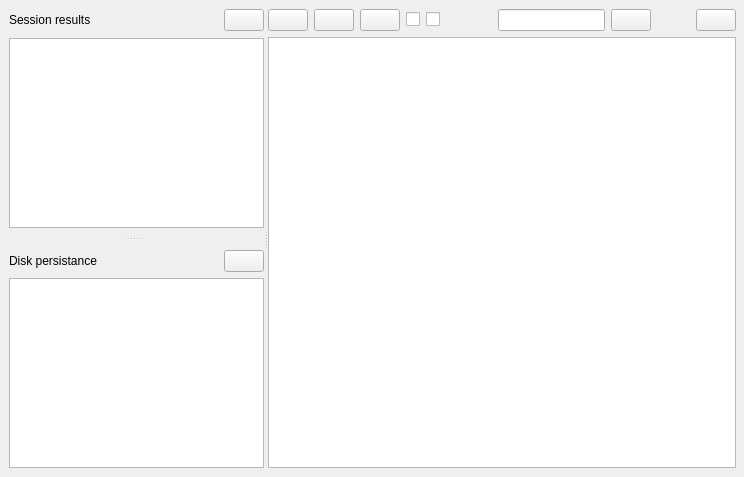
      <widget class="QWidget" name="ResultsTab">
       <attribute name="icon">
        <iconset resource="icons.qrc">
         <normaloff>:/Icons/icons/plot.svg</normaloff>:/Icons/icons/plot.svg</iconset>
       </attribute>
       <attribute name="title">
        <string>Results</string>
       </attribute>
       <layout class="QVBoxLayout" name="verticalLayout_13">
        <property name="leftMargin">
         <number>0</number>
        </property>
        <property name="topMargin">
         <number>0</number>
        </property>
        <property name="rightMargin">
         <number>0</number>
        </property>
        <property name="bottomMargin">
         <number>0</number>
        </property>
        <item>
         <widget class="QSplitter" name="results_splitter">
          <property name="orientation">
           <enum>Qt::Horizontal</enum>
          </property>
          <widget class="QFrame" name="frame_16">
           <property name="frameShape">
            <enum>QFrame::NoFrame</enum>
           </property>
           <property name="frameShadow">
            <enum>QFrame::Raised</enum>
           </property>
           <layout class="QVBoxLayout" name="verticalLayout_23">
            <property name="leftMargin">
             <number>0</number>
            </property>
            <property name="topMargin">
             <number>0</number>
            </property>
            <property name="rightMargin">
             <number>0</number>
            </property>
            <property name="bottomMargin">
             <number>0</number>
            </property>
            <item>
             <widget class="QSplitter" name="splitter">
              <property name="orientation">
               <enum>Qt::Vertical</enum>
              </property>
              <widget class="QFrame" name="frame_61">
               <property name="frameShape">
                <enum>QFrame::NoFrame</enum>
               </property>
               <property name="frameShadow">
                <enum>QFrame::Raised</enum>
               </property>
               <layout class="QVBoxLayout" name="verticalLayout_10">
                <property name="topMargin">
                 <number>8</number>
                </property>
                <property name="rightMargin">
                 <number>0</number>
                </property>
                <item>
                 <widget class="QFrame" name="frame_62">
                  <property name="frameShape">
                   <enum>QFrame::NoFrame</enum>
                  </property>
                  <property name="frameShadow">
                   <enum>QFrame::Raised</enum>
                  </property>
                  <layout class="QHBoxLayout" name="horizontalLayout_34">
                   <property name="leftMargin">
                    <number>0</number>
                   </property>
                   <property name="topMargin">
                    <number>0</number>
                   </property>
                   <property name="rightMargin">
                    <number>0</number>
                   </property>
                   <property name="bottomMargin">
                    <number>0</number>
                   </property>
                   <item>
                    <widget class="QLabel" name="label_16">
                     <property name="minimumSize">
                      <size>
                       <width>0</width>
                       <height>24</height>
                      </size>
                     </property>
                     <property name="text">
                      <string>Session results</string>
                     </property>
                    </widget>
                   </item>
                   <item>
                    <spacer name="horizontalSpacer_22">
                     <property name="orientation">
                      <enum>Qt::Horizontal</enum>
                     </property>
                     <property name="sizeHint" stdset="0">
                      <size>
                       <width>40</width>
                       <height>20</height>
                      </size>
                     </property>
                    </spacer>
                   </item>
                   <item>
                    <widget class="QPushButton" name="deleteDriverButton">
                     <property name="toolTip">
                      <string>Delete selected driver</string>
                     </property>
                     <property name="text">
                      <string/>
                     </property>
                     <property name="icon">
                      <iconset resource="icons.qrc">
                       <normaloff>:/Icons/icons/minus.svg</normaloff>:/Icons/icons/minus.svg</iconset>
                     </property>
                    </widget>
                   </item>
                  </layout>
                 </widget>
                </item>
                <item>
                 <widget class="QTreeView" name="results_treeView">
                  <property name="animated">
                   <bool>true</bool>
                  </property>
                 </widget>
                </item>
               </layout>
              </widget>
              <widget class="QFrame" name="frame_14">
               <property name="frameShape">
                <enum>QFrame::NoFrame</enum>
               </property>
               <property name="frameShadow">
                <enum>QFrame::Raised</enum>
               </property>
               <layout class="QVBoxLayout" name="verticalLayout_6">
                <property name="rightMargin">
                 <number>0</number>
                </property>
                <item>
                 <widget class="QFrame" name="frame_60">
                  <property name="frameShape">
                   <enum>QFrame::NoFrame</enum>
                  </property>
                  <property name="frameShadow">
                   <enum>QFrame::Raised</enum>
                  </property>
                  <layout class="QHBoxLayout" name="horizontalLayout_33">
                   <property name="leftMargin">
                    <number>0</number>
                   </property>
                   <property name="topMargin">
                    <number>0</number>
                   </property>
                   <property name="rightMargin">
                    <number>0</number>
                   </property>
                   <property name="bottomMargin">
                    <number>0</number>
                   </property>
                   <item>
                    <widget class="QLabel" name="label_37">
                     <property name="text">
                      <string>Disk persistance</string>
                     </property>
                    </widget>
                   </item>
                   <item>
                    <spacer name="horizontalSpacer_21">
                     <property name="orientation">
                      <enum>Qt::Horizontal</enum>
                     </property>
                     <property name="sizeHint" stdset="0">
                      <size>
                       <width>40</width>
                       <height>20</height>
                      </size>
                     </property>
                    </spacer>
                   </item>
                   <item>
                    <widget class="QPushButton" name="loadResultFromDiskButton">
                     <property name="toolTip">
                      <string>Load result from the gridcal file</string>
                     </property>
                     <property name="text">
                      <string/>
                     </property>
                     <property name="icon">
                      <iconset resource="icons.qrc">
                       <normaloff>:/Icons/icons/loadc.svg</normaloff>:/Icons/icons/loadc.svg</iconset>
                     </property>
                    </widget>
                   </item>
                  </layout>
                 </widget>
                </item>
                <item>
                 <widget class="QTreeView" name="diskSessionsTreeView">
                  <property name="animated">
                   <bool>true</bool>
                  </property>
                 </widget>
                </item>
               </layout>
              </widget>
             </widget>
            </item>
           </layout>
          </widget>
          <widget class="QFrame" name="frame_5">
           <property name="frameShape">
            <enum>QFrame::NoFrame</enum>
           </property>
           <property name="frameShadow">
            <enum>QFrame::Raised</enum>
           </property>
           <layout class="QVBoxLayout" name="verticalLayout_24">
            <property name="leftMargin">
             <number>0</number>
            </property>
            <property name="rightMargin">
             <number>8</number>
            </property>
            <item>
             <widget class="QFrame" name="frame_8">
              <property name="frameShape">
               <enum>QFrame::NoFrame</enum>
              </property>
              <property name="frameShadow">
               <enum>QFrame::Raised</enum>
              </property>
              <layout class="QHBoxLayout" name="horizontalLayout_2">
               <property name="leftMargin">
                <number>0</number>
               </property>
               <property name="topMargin">
                <number>0</number>
               </property>
               <property name="rightMargin">
                <number>0</number>
               </property>
               <property name="bottomMargin">
                <number>0</number>
               </property>
               <item>
                <widget class="QPushButton" name="copy_results_pushButton">
                 <property name="toolTip">
                  <string>Copy to data frame to clipboard</string>
                 </property>
                 <property name="text">
                  <string/>
                 </property>
                 <property name="icon">
                  <iconset resource="icons.qrc">
                   <normaloff>:/Icons/icons/copy.svg</normaloff>:/Icons/icons/copy.svg</iconset>
                 </property>
                </widget>
               </item>
               <item>
                <widget class="QPushButton" name="copy_numpy_button">
                 <property name="toolTip">
                  <string>Copy data in numpy format to clipboard</string>
                 </property>
                 <property name="text">
                  <string/>
                 </property>
                 <property name="icon">
                  <iconset resource="icons.qrc">
                   <normaloff>:/Icons/icons/array.svg</normaloff>:/Icons/icons/array.svg</iconset>
                 </property>
                </widget>
               </item>
               <item>
                <widget class="QPushButton" name="saveResultsButton">
                 <property name="toolTip">
                  <string>Export data</string>
                 </property>
                 <property name="text">
                  <string/>
                 </property>
                 <property name="icon">
                  <iconset resource="icons.qrc">
                   <normaloff>:/Icons/icons/save.svg</normaloff>:/Icons/icons/save.svg</iconset>
                 </property>
                </widget>
               </item>
               <item>
                <widget class="QCheckBox" name="results_as_cdf_checkBox">
                 <property name="toolTip">
                  <string>Results as cummulative density functions</string>
                 </property>
                 <property name="statusTip">
                  <string/>
                 </property>
                 <property name="text">
                  <string/>
                 </property>
                 <property name="icon">
                  <iconset resource="icons.qrc">
                   <normaloff>:/Icons/icons/cdf.svg</normaloff>:/Icons/icons/cdf.svg</iconset>
                 </property>
                </widget>
               </item>
               <item>
                <widget class="QCheckBox" name="results_as_abs_checkBox">
                 <property name="toolTip">
                  <string>Results as absolute values</string>
                 </property>
                 <property name="statusTip">
                  <string/>
                 </property>
                 <property name="text">
                  <string/>
                 </property>
                 <property name="icon">
                  <iconset resource="icons.qrc">
                   <normaloff>:/Icons/icons/abs.svg</normaloff>:/Icons/icons/abs.svg</iconset>
                 </property>
                </widget>
               </item>
               <item>
                <widget class="QLabel" name="units_label">
                 <property name="text">
                  <string/>
                 </property>
                </widget>
               </item>
               <item>
                <spacer name="horizontalSpacer_4">
                 <property name="orientation">
                  <enum>Qt::Horizontal</enum>
                 </property>
                 <property name="sizeHint" stdset="0">
                  <size>
                   <width>40</width>
                   <height>20</height>
                  </size>
                 </property>
                </spacer>
               </item>
               <item>
                <widget class="QLineEdit" name="sear_results_lineEdit"/>
               </item>
               <item>
                <widget class="QPushButton" name="search_results_Button">
                 <property name="text">
                  <string/>
                 </property>
                 <property name="icon">
                  <iconset resource="icons.qrc">
                   <normaloff>:/Icons/icons/magnifying_glass.svg</normaloff>:/Icons/icons/magnifying_glass.svg</iconset>
                 </property>
                </widget>
               </item>
               <item>
                <spacer name="horizontalSpacer_17">
                 <property name="orientation">
                  <enum>Qt::Horizontal</enum>
                 </property>
                 <property name="sizeHint" stdset="0">
                  <size>
                   <width>40</width>
                   <height>20</height>
                  </size>
                 </property>
                </spacer>
               </item>
               <item>
                <widget class="QPushButton" name="plot_data_pushButton">
                 <property name="toolTip">
                  <string>Plot the data in a separated window</string>
                 </property>
                 <property name="text">
                  <string/>
                 </property>
                 <property name="icon">
                  <iconset resource="icons.qrc">
                   <normaloff>:/Icons/icons/plot.svg</normaloff>:/Icons/icons/plot.svg</iconset>
                 </property>
                </widget>
               </item>
              </layout>
             </widget>
            </item>
            <item>
             <widget class="QTableView" name="resultsTableView">
              <property name="alternatingRowColors">
               <bool>true</bool>
              </property>
              <property name="selectionMode">
               <enum>QAbstractItemView::ExtendedSelection</enum>
              </property>
              <property name="selectionBehavior">
               <enum>QAbstractItemView::SelectItems</enum>
              </property>
             </widget>
            </item>
           </layout>
          </widget>
         </widget>
        </item>
       </layout>
      </widget>
